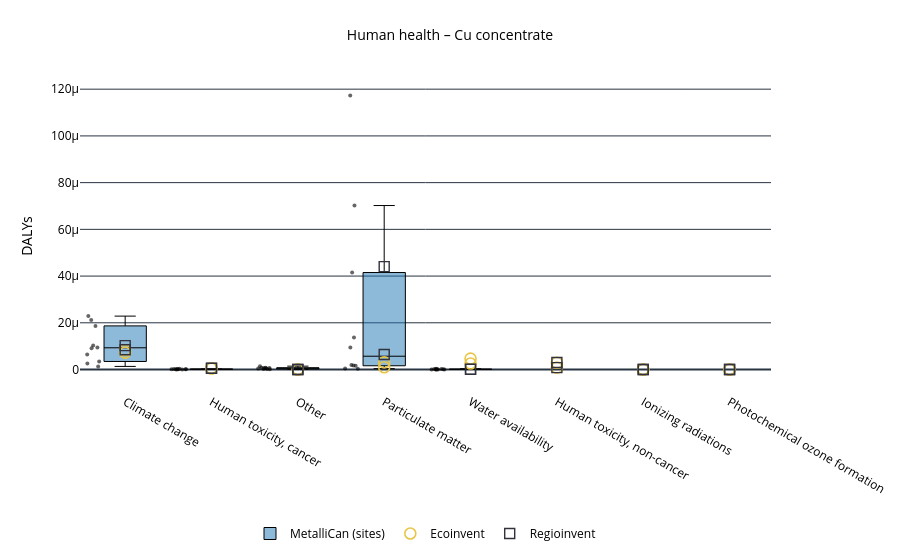

The code cell stored with this chart in its notebook:
### Code cell
plot_lcia_boxes_for_reference_product(
    df_hh_t,
    reference_product="Cu concentrate",
    yaxis_label="DALYs",
    title="Human health – Cu concentrate",
    output_html="results/Damages/boxplot_hh_cu.html"
)

### Figure 1 — Plotly figure (JSON) as saved in the notebook; plotly's stock layout.template omitted (floating-point values rounded to 4 significant figures)
{"data": [{"boxpoints": "all", "fillcolor": "rgba(31,119,180,0.5)", "hoverinfo": "text+y", "hovertext": ["Copper Mountain", "Gibraltar (Cu)", "Highland Valley (Cu)", "Mount Milligan", "Mount Polley", "Goldex (Cu)", "Kidd Creek", "LaRonde (Cu)", "New Afton", "Snow Lake (Cu)", "Copper Mountain", "Gibraltar (Cu)", "Highland Valley (Cu)", "Mount Milligan", "Mount Polley", "Goldex (Cu)", "Kidd Creek", "LaRonde (Cu)", "New Afton", "Snow Lake (Cu)", "Copper Mountain", "Gibraltar (Cu)", "Highland Valley (Cu)", "Mount Milligan", "Mount Polley", "Goldex (Cu)", "Kidd Creek", "LaRonde (Cu)", "New Afton", "Snow Lake (Cu)", "Copper Mountain", "Gibraltar (Cu)", "Highland Valley (Cu)", "Mount Milligan", "Mount Polley", "Goldex (Cu)", "Kidd Creek", "LaRonde (Cu)", "New Afton", "Snow Lake (Cu)", "Copper Mountain", "Gibraltar (Cu)", "Highland Valley (Cu)", "Mount Milligan", "Mount Polley", "Goldex (Cu)", "Kidd Creek", "LaRonde (Cu)", "New Afton", "Snow Lake (Cu)"], "jitter": 0.45, "line": {"color": "black", "width": 1}, "marker": {"opacity": 0.6, "size": 4}, "name": "MetalliCan (sites)", "x": ["Climate change", "Climate change", "Climate change", "Climate change", "Climate change", "Climate change", "Climate change", "Climate change", "Climate change", "Climate change", "Human toxicity, cancer", "Human toxicity, cancer", "Human toxicity, cancer", "Human toxicity, cancer", "Human toxicity, cancer", "Human toxicity, cancer", "Human toxicity, cancer", "Human toxicity, cancer", "Human toxicity, cancer", "Human toxicity, cancer", "Other", "Other", "Other", "Other", "Other", "Other", "Other", "Other", "Other", "Other", "Particulate matter", "Particulate matter", "Particulate matter", "Particulate matter", "Particulate matter", "Particulate matter", "Particulate matter", "Particulate matter", "Particulate matter", "Particulate matter", "Water availability", "Water availability", "Water availability", "Water availability", "Water availability", "Water availability", "Water availability", "Water availability", "Water availability", "Water availability"], "y": [1.868e-05, 2.286e-05, 1.029e-05, 9.143e-06, 2.123e-05, 9.467e-06, 2.601e-06, 6.463e-06, 3.443e-06, 1.328e-06, 1.839e-07, 3.66e-07, 1.158e-07, 1.043e-07, 2.35e-07, 1.455e-07, 1.411e-08, 6.563e-08, 1.279e-07, 2.371e-08, 6.574e-07, 1.441e-06, 4.566e-07, 7.454e-07, 6.623e-07, 7.777e-07, 5.259e-07, 2.721e-07, 7.955e-08, 2.041e-07, 0.0001173, 1.369e-05, 7.019e-05, 9.463e-06, 4.152e-05, 1.932e-06, 3.74e-07, 1.755e-06, 1.616e-06, 4.014e-07, 1.967e-07, 3.45e-07, 1.077e-07, 2.387e-08, 2.444e-07, 1.124e-07, 6.254e-09, 3.114e-08, 1.675e-08, 1.072e-08], "type": "box"}, {"hoverinfo": "text+y", "hovertext": ["Cu concentrate from Au mine", "Cu concentrate from Cu mine", "Cu concentrate from Au mine", "Cu concentrate from Cu mine", "Cu concentrate from Au mine", "Cu concentrate from Cu mine", "Cu concentrate from Au mine", "Cu concentrate from Cu mine", "Cu concentrate from Au mine", "Cu concentrate from Cu mine", "Cu concentrate from Au mine", "Cu concentrate from Cu mine", "Cu concentrate from Au mine", "Cu concentrate from Cu mine", "Cu concentrate from Au mine", "Cu concentrate from Cu mine"], "marker": {"color": "#e8c547", "line": {"color": "black", "width": 1.6}, "size": 11, "symbol": "circle-open"}, "mode": "markers", "name": "Ecoinvent", "x": ["Climate change", "Climate change", "Human toxicity, cancer", "Human toxicity, cancer", "Human toxicity, non-cancer", "Human toxicity, non-cancer", "Ionizing radiations", "Ionizing radiations", "Other", "Other", "Particulate matter", "Particulate matter", "Photochemical ozone formation", "Photochemical ozone formation", "Water availability", "Water availability"], "y": [7.232e-06, 8.3e-06, 4.277e-07, 5.62e-07, 2.926e-06, 7.987e-07, 2.356e-09, 1.287e-08, 1.576e-11, 1.719e-11, 9.862e-07, 3.055e-06, 5.439e-09, 1.812e-08, 2.576e-06, 4.665e-06], "type": "scatter"}, {"hoverinfo": "text+y", "hovertext": ["Cu concentrate from Au mine", "Cu concentrate from Cu mine", "Cu concentrate from Au mine", "Cu concentrate from Cu mine", "Cu concentrate from Au mine", "Cu concentrate from Cu mine", "Cu concentrate from Au mine", "Cu concentrate from Cu mine", "Cu concentrate from Au mine", "Cu concentrate from Cu mine", "Cu concentrate from Au mine", "Cu concentrate from Cu mine", "Cu concentrate from Au mine", "Cu concentrate from Cu mine", "Cu concentrate from Au mine", "Cu concentrate from Cu mine"], "marker": {"color": "#30323d", "line": {"color": "black", "width": 1.4}, "size": 10, "symbol": "square-open"}, "mode": "markers", "name": "Regioinvent", "x": ["Climate change", "Climate change", "Human toxicity, cancer", "Human toxicity, cancer", "Human toxicity, non-cancer", "Human toxicity, non-cancer", "Ionizing radiations", "Ionizing radiations", "Other", "Other", "Particulate matter", "Particulate matter", "Photochemical ozone formation", "Photochemical ozone formation", "Water availability", "Water availability"], "y": [1.025e-05, 8.443e-06, 4.804e-07, 5.921e-07, 2.986e-06, 8.26e-07, 2.43e-08, 1.278e-08, 2.807e-11, 2.073e-11, 6.461e-06, 4.405e-05, 5.761e-09, 1.835e-08, 5.057e-08, 1.531e-07], "type": "scatter"}], "layout": {"title": {"font": {"color": "black", "size": 14}, "text": "Human health – Cu concentrate", "x": 0.5}, "font": {"color": "black", "size": 12}, "yaxis": {"title": {"font": {"color": "black"}, "text": "DALYs"}, "tickfont": {"color": "black"}}, "margin": {"l": 80, "r": 40, "t": 80, "b": 120}, "legend": {"font": {"color": "black"}, "orientation": "h", "yanchor": "bottom", "y": -0.5, "xanchor": "center", "x": 0.5}, "plot_bgcolor": "white", "paper_bgcolor": "white"}}
